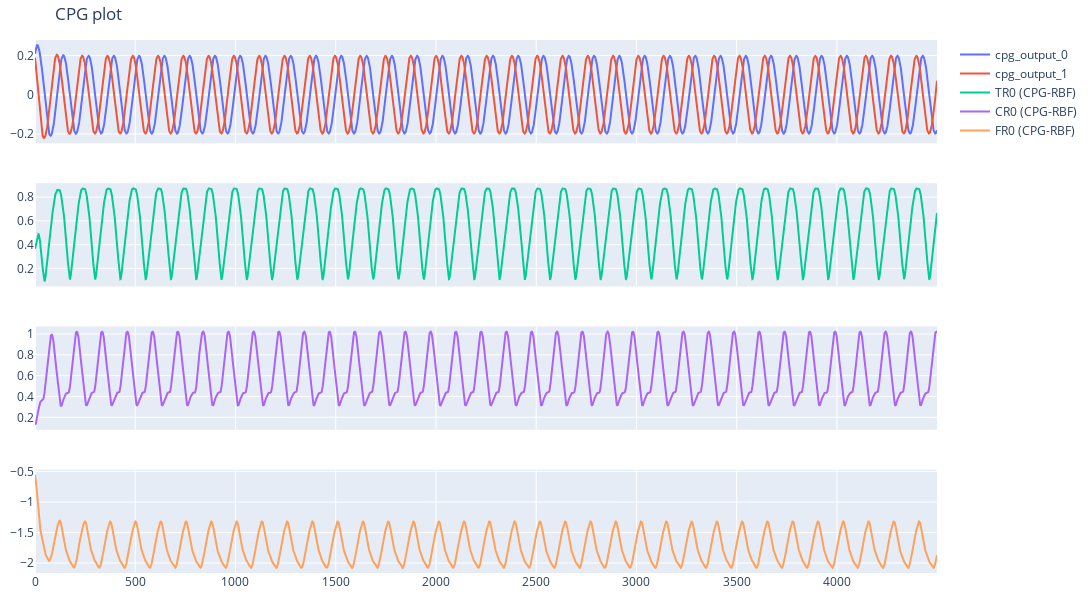

Write notebook code for a chart like this one.
### Code cell
cpg = CPG_SO2()
cpg_output_0 = []
cpg_output_1 = []
online_imitated_paths = {'TR0':[], 'CR0':[], 'FR0':[]}
for i in range(4500):
    cpg.s = 1.0
    cpg.update_cpg(0.05)      # phi would be equal when learning


    cpg_output_0.append(cpg.out0_t)
    cpg_output_1.append(cpg.out1_t)
    
    online_imitated_paths['TR0'].append(rbf.regenerate_target_traj(cpg.out0_t, cpg.out1_t, imitated_weights['TR0']))
    online_imitated_paths['CR0'].append(rbf.regenerate_target_traj(cpg.out0_t, cpg.out1_t, imitated_weights['CR0']))
    online_imitated_paths['FR0'].append(rbf.regenerate_target_traj(cpg.out0_t, cpg.out1_t, imitated_weights['FR0']))

fig = go.Figure()
fig = make_subplots(rows=4, cols=1, shared_xaxes=True)
fig.update_layout(height=600, width=1100, title="CPG plot")
fig.update_layout(margin=dict(l=10, r=10, t=40, b=10))  # Reduce margins

fig.add_trace(go.Scatter( y=cpg_output_0, mode='lines', name=f'cpg_output_0'), row=1, col=1)
fig.add_trace(go.Scatter( y=cpg_output_1, mode='lines', name=f'cpg_output_1'), row=1, col=1)
fig.add_trace(go.Scatter( y=online_imitated_paths['TR0'], mode='lines', name=f'TR0 (CPG-RBF)'), row=2, col=1)
fig.add_trace(go.Scatter( y=online_imitated_paths['CR0'], mode='lines', name=f'CR0 (CPG-RBF)'), row=3, col=1)
fig.add_trace(go.Scatter( y=online_imitated_paths['FR0'], mode='lines', name=f'FR0 (CPG-RBF)'), row=4, col=1)

### Figure 1 — Plotly figure (JSON) as saved in the notebook; plotly's stock layout.template omitted (floating-point values rounded to 4 significant figures; data arrays with more than 128 entries replaced by an {"elided": "..."} marker saying what was removed)
{"data": [{"mode": "lines", "name": "cpg_output_0", "type": "scatter", "xaxis": "x", "y": {"elided": "4500 float values"}, "yaxis": "y"}, {"mode": "lines", "name": "cpg_output_1", "type": "scatter", "xaxis": "x", "y": {"elided": "4500 float values"}, "yaxis": "y"}, {"mode": "lines", "name": "TR0 (CPG-RBF)", "type": "scatter", "xaxis": "x2", "y": {"elided": "4500 float values"}, "yaxis": "y2"}, {"mode": "lines", "name": "CR0 (CPG-RBF)", "type": "scatter", "xaxis": "x3", "y": {"elided": "4500 float values"}, "yaxis": "y3"}, {"mode": "lines", "name": "FR0 (CPG-RBF)", "type": "scatter", "xaxis": "x4", "y": {"elided": "4500 float values"}, "yaxis": "y4"}], "layout": {"height": 600, "margin": {"b": 10, "l": 10, "r": 10, "t": 40}, "title": {"text": "CPG plot"}, "width": 1100, "xaxis": {"anchor": "y", "domain": [0, 1], "matches": "x4", "showticklabels": false}, "xaxis2": {"anchor": "y2", "domain": [0, 1], "matches": "x4", "showticklabels": false}, "xaxis3": {"anchor": "y3", "domain": [0, 1], "matches": "x4", "showticklabels": false}, "xaxis4": {"anchor": "y4", "domain": [0, 1]}, "yaxis": {"anchor": "x", "domain": [0.8063, 1]}, "yaxis2": {"anchor": "x2", "domain": [0.5375, 0.7312]}, "yaxis3": {"anchor": "x3", "domain": [0.2687, 0.4625]}, "yaxis4": {"anchor": "x4", "domain": [0, 0.1938]}}}
